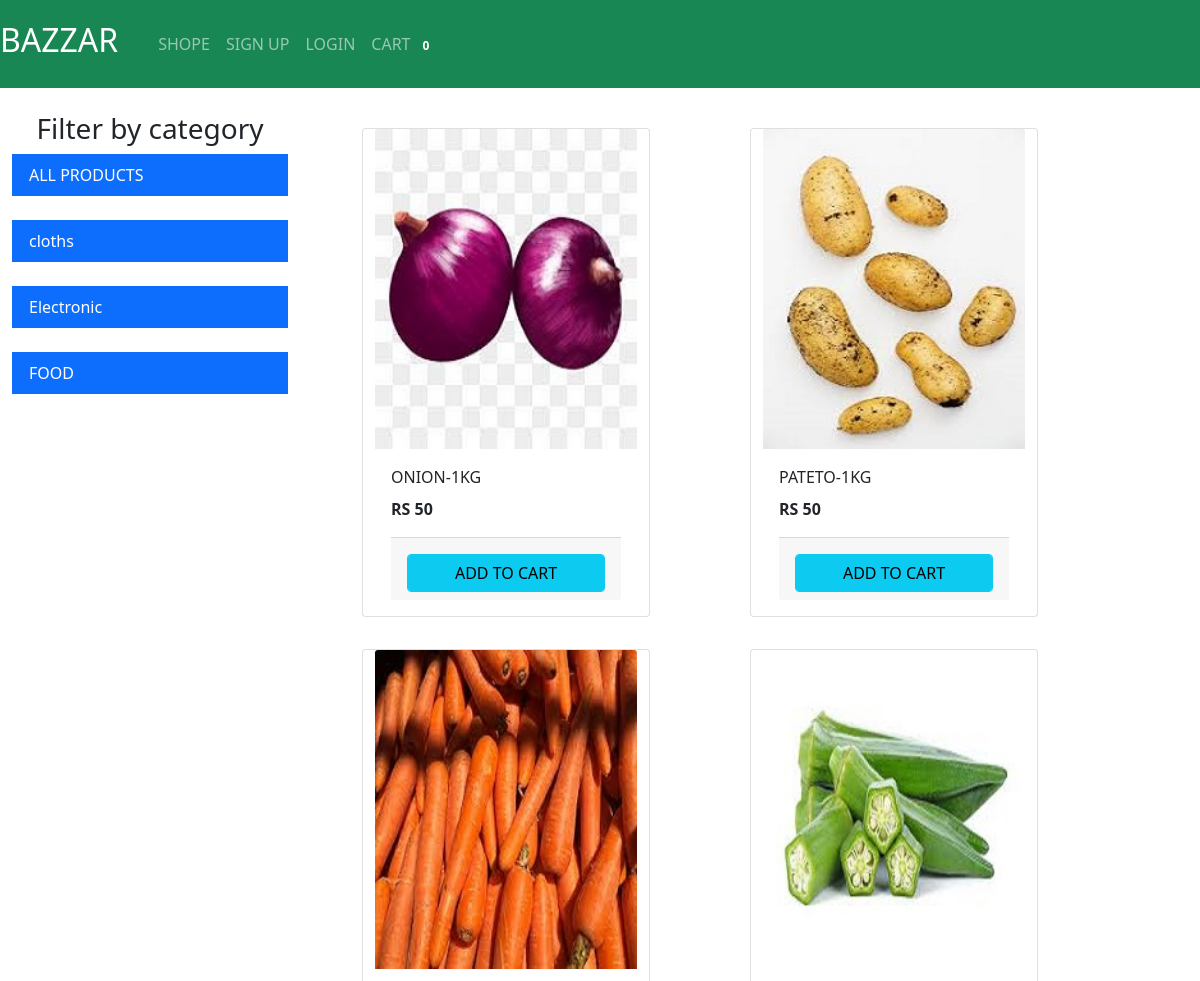
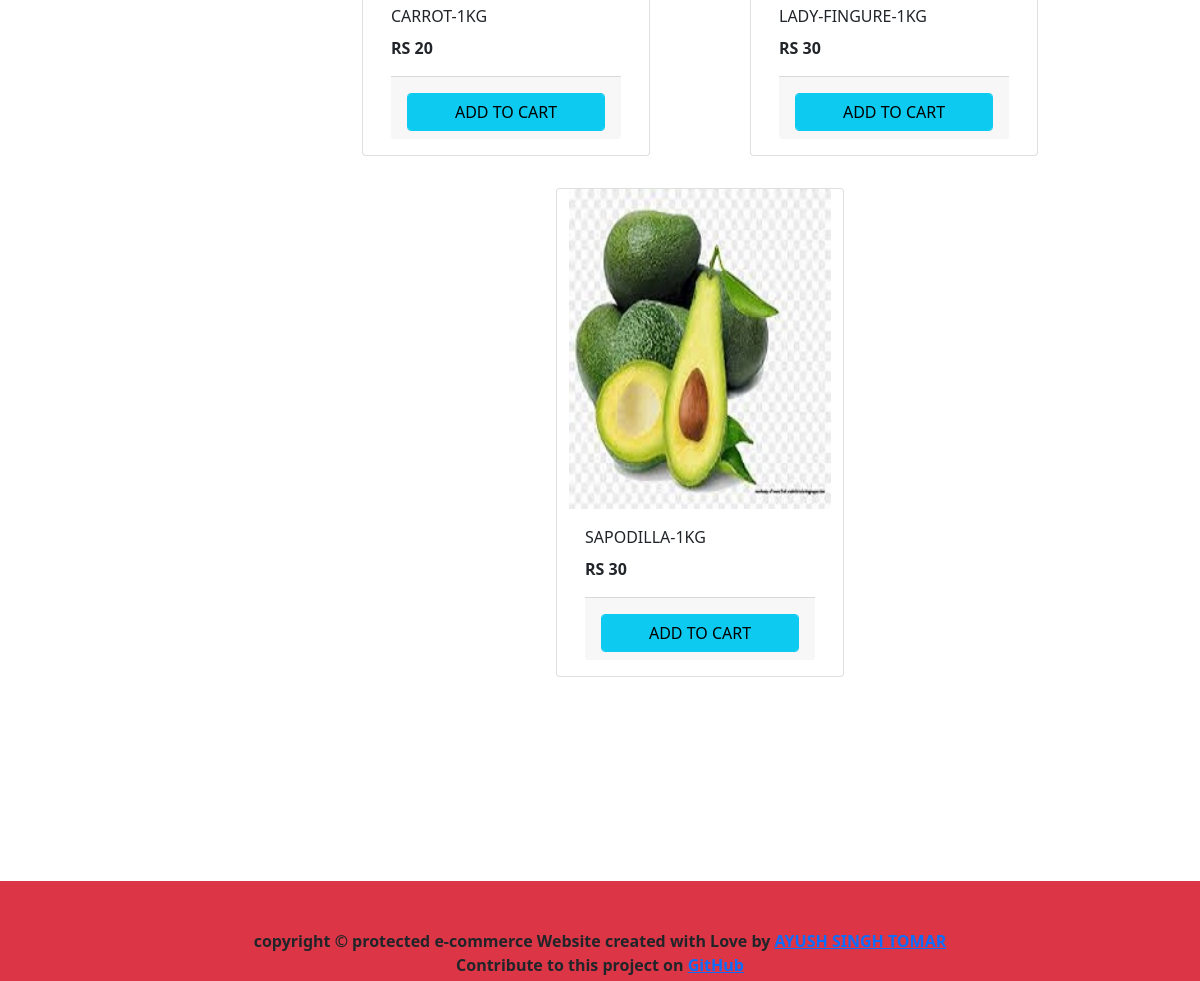
The page /?categorie=3 on the database its author committed (2 pictures, top to bottom).
### store/models/category.py (models this page shows, shortened)
class Category(models.Model):
    name = models.CharField(max_length=20)
    @staticmethod
    def get_all_catrgories():
        return Category.objects.all()

### store/models/product.py (models this page shows, shortened)
class Product(models.Model):
    name=models.CharField(max_length=50)
    price=models.IntegerField()
    gategory=models.ForeignKey(Category,on_delete=models.CASCADE,default=1)
    description=models.ImageField(upload_to='uploads/products/',null=True,blank=True)
    @staticmethod
    def get_all_products_by_gategory_id(gategoryid):
        if gategoryid:
            return Product.objects.filter(gategory=gategoryid)
        else:
            return Product.get_all_products()

### store/views.py (the view, shortened to what this page needs)
# urls.py: path('',index ,name='jjh'),
def index(request):
    if request.method=='GET':
        cart=request.session.get('cart')
        if not cart:
            request.session['cart']={}
        crds = Category.get_all_catrgories()
        gategoryid=request.GET.get('categorie')
        if gategoryid:
            prds = Product.get_all_products_by_gategory_id(gategoryid)
        else:
            prds = Product.get_all_products()
        data={}
        data['products']= prds
        data['categories'] = crds
        print(request.session.get('email'))
        return render(request,'index.html', data)

### store/templatetags/cart.py (called while the page is built)
@register.filter(name='is_in_cart')
def is_in_cart(product , cart):
    keys= cart.keys()
    for id in keys:
        if int(id)==product.id:
            return True
    return False;

### store/templates/index.html (shortened to what this page needs)
{% extends 'base.html'%}
{% block content %}
{% load cart %}
 <div class="container-fluid mt-4">
<div class="row">
    <div class="col-lg-3">
      <h3 class="text-center">Filter by category</h3>
          <a href="/" class="list-group-item active">ALL PRODUCTS</a>
        {% for categorie in categories %}
        <br>
      <a href="/?categorie={{categorie.id}}" class="list-group-item active">{{categorie.name}}</a></option>
  {% endfor %}
    </div>
<div id="products" class="col-lg-8">
    <div class="row mx-auto">
      {%for product in products %}
      <div class="card mx-auto my-3" id={{product.id}} style="max-width: 18rem;">
  <img class="card-img-top" src="{{product.description.url}}"  alt="Card image Cap">
  <div class="card-body">
    <p class="card-title ">{{product.name}}</p>
    <p class="card-text"><b>RS {{product.price}}</b></p>
   <div class="card-footer no-gutter b-0 mt-2">
     {% if product|is_in_cart:request.session.cart %}
       <div class=" row ">
             <form action="/" method="POST" class="col-2">
                   {% csrf_token %}
                  <input  hidden type="text" name="product" value="{{product.id}}">
                  <input  hidden type="text" name="remove" value="True">
                  <input type="submit" value="-" class="btn btn-block btn-info border-right">
             </form>
              <div class="text-center col">{{product|cart_qut:request.session.cart}}</div>
             <form action="/" method="POST" class="col-2">
                   {% csrf_token %}
                  <input  hidden type="text" name="product" value="{{product.id}}">
                  <input type="submit" value="+" class="btn btn-block btn-info border-left">
             </form>
          </div>
          {% else %}
           <form action="/" method="POST" class="btn-block mt-2">
         <input type="submit" class="float-right btn btn-info  form-control " value="ADD TO CART">
         </form>
          {% endif %}
      </div>
      </div>
</div>
      {% endfor %}
  </div>
    </div>
  </div>
 </div>
 <br>
 <br>
 <br>
 <br>
 <br>
 <br>
 <br>
 <br>
 <br>
 <br>
 <br>
 <br>
{% endblock %}

### rows shown on the page
Category: name "cloths"
Category: name "Electronic"
Category: name "FOOD"
Product: description (picture), name "ONION-1KG", price "50"
Product: description (picture), name "PATETO-1KG", price "50"
Product: description (picture), name "CARROT-1KG", price "20"
Product: description (picture), name "LADY-FINGURE-1KG", price "30"
Product: description (picture), name "SAPODILLA-1KG", price "30"

### other values the page prints
{{ request.session.cart.keys|length }} "0"
